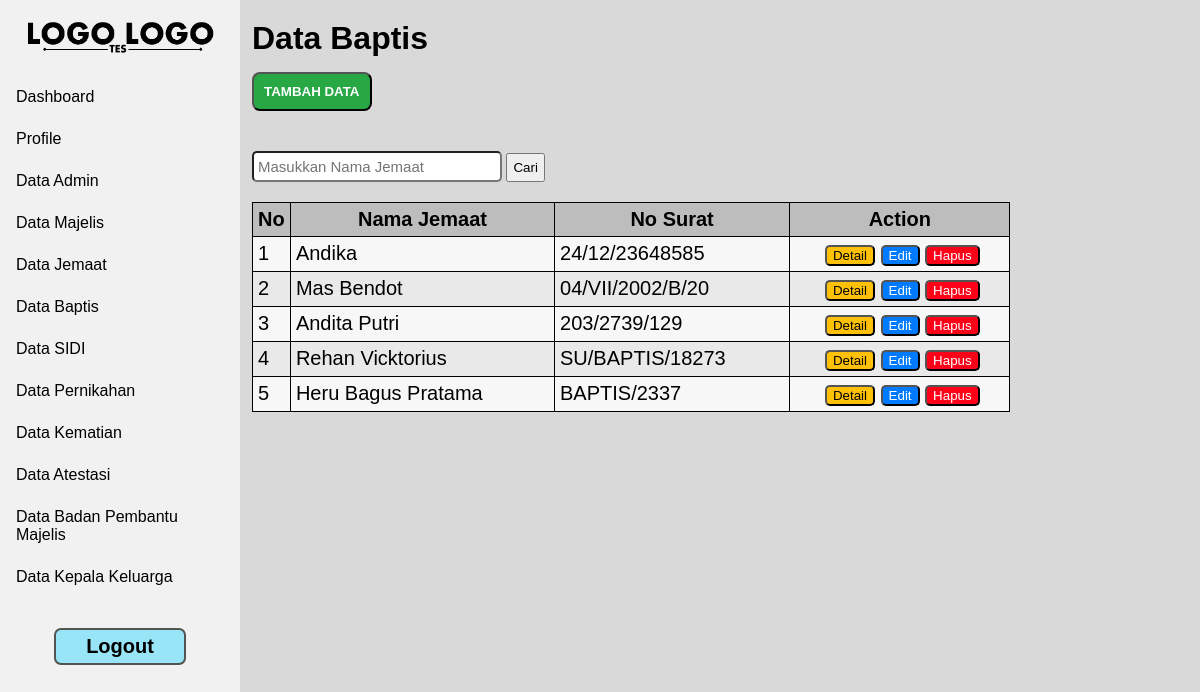
/admin/data_baptis.php (signed in), run on the app's committed database.
### tables this page shows
CREATE TABLE `baptis` (
  `nik` varchar(16) NOT NULL,
  `no_surat_baptis` varchar(150) NOT NULL,
  `tempat_baptis` varchar(250) NOT NULL,
  `tanggal_baptis` date NOT NULL,
  `nama_pendeta` varchar(250) NOT NULL
);

CREATE TABLE `jemaat` (
  `nik` varchar(16) NOT NULL,
  `no_kk` varchar(16) NOT NULL,
  `nama_jemaat` varchar(200) NOT NULL,
  `password` varchar(200) NOT NULL,
  `jenis_kelamin` varchar(9) NOT NULL,
  `tempat_lahir` varchar(150) NOT NULL,
  `tanggal_lahir` date NOT NULL,
  `pendidikan_terakhir` varchar(100) NOT NULL,
  `pekerjaan` varchar(150) NOT NULL,
  `blok` varchar(2) NOT NULL,
  `pepanthan` varchar(50) NOT NULL,
  `status_hubungan_keluarga` varchar(100) NOT NULL,
  `status_jemaat` varchar(50) NOT NULL,
  `no_handphone` varchar(13) NOT NULL,
  `provinsi_kk` varchar(150) NOT NULL,
  `kab_kota_kk` varchar(150) NOT NULL,
  `kecamatan_kk` varchar(150) NOT NULL,
  `kelurahan_kk` varchar(150) NOT NULL,
  `rw_kk` varchar(4) NOT NULL,
  `rt_kk` varchar(4) NOT NULL,
  `provinsi_domisili` varchar(150) NOT NULL,
  `kab_kota_domisili` varchar(150) NOT NULL,
  `kecamatan_domisili` varchar(150) NOT NULL,
  `kelurahan_domisili` varchar(150) NOT NULL,
  `rw_domisili` varchar(4) NOT NULL,
  `rt_domisili` varchar(4) NOT NULL
);

### admin/data_baptis.php (the view, shortened to what this page needs)
<!DOCTYPE html>
<html lang="en">
<head>
</head>
<body>
    <?php
        include "../session/session_login.php";
        include "navbar.php";
    ?>
    <div class="body-content">
        <h1>Data Baptis</h1>
        <a id="-" href="tambah_baptis.php"><button id="btn-tambah">TAMBAH DATA</button></a>
        <form action="" method="GET" id="search-bar">
            <input type="text" id="search" name="search" placeholder="Masukkan Nama Jemaat">
            <button type="submit" id="btn-cari">Cari</button>
        </form>
        <div class="tabel">
            <table id="tb-data">
                <tr id="tb-tr">
                    <th id="tb-th">No</th>
                    <th id="tb-th">Nama Jemaat</th>
                    <th id="tb-th">No Surat</th>
                    <th id="tb-th">Action</th>
                </tr>
                <?php
                $where = '';
                    $query=mysqli_query($konek_db, "SELECT * FROM baptis INNER JOIN jemaat ON baptis.nik = jemaat.nik".$where);
                    $id = 0;
                    while ($data = mysqli_fetch_array($query)){
                ?>
                <form action="" method="POST">
                    <tr id="tb-tr">
                        <?php
                            $id++;
                            echo "
                                <td id='tb-td'>".$id."</td>
                                <td id='tb-td'>".$data["nama_jemaat"]."</td>
                                <td id='tb-td'>".$data["no_surat_baptis"]."</td>
                                <td id='tb-td'>
                                    <div class='action'>
                                        <button name='detail' id='btn-detail'>Detail</button>
                                        <button name='edit' id='btn-edit'>Edit</button>
                                        <button name='hapus' id='btn-hapus'>Hapus</button>
                                    </div>
                                </td>
                            ";
                        ?>
                    </tr>
                </form>
                <?php
                    }
                ?>
            </table>
        </div>
    </div>
</body>
</html>

### css/style-navbar.css (style rules this page uses)
* { font-family: sans-serif; box-sizing: border-box; text-decoration: none; margin: 0; }
body { background-color: #D9D9D9; }
.body-content { padding-top: 20px; margin-left: 21%; overflow-y: scroll; -ms-overflow-style: none; scrollbar-width: none; height: 100%; }

### css/style-tb-btn.css (style rules this page uses)
#btn-tambah { background: #28a745; color: #ffffff; cursor: pointer; margin-top: 15px; margin-bottom: 40px; padding: 10px 10px; border-radius: 8px; font-weight: bold; }
#btn-hapus { background: #ff0019; color: #ffffff; cursor: pointer; border-radius: 5px; }
#btn-edit { background: #007bff; color: #ffffff; cursor: pointer; border-radius: 5px; }
#btn-detail { background: #ffc107; color: #000000; cursor: pointer; border-radius: 5px; }
#search { margin-bottom: 20px; padding: 5px 4px; border-radius: 5px; width: 250px; font-size: 15px; }
#btn-cari { padding: 5px; cursor: pointer; }
#tb-data { width: 80%; }
#tb-data, #tb-th { border: 1px solid; border-collapse: collapse; font-size: 20px; padding: 5px 0px; background-color: #bdbdbd; }
#tb-data, #tb-td { border: 1px solid; border-collapse: collapse; font-size: 20px; padding: 5px 0px; padding-left: 5px; }
#tb-tr { background-color: #e9e9e9; }
#tb-tr:nth-child(even) { background-color: #f7f7f7; }
.action { text-align: center; }
tr { vertical-align: top; }

### data on the page
baptis: jemaat.nama_jemaat "Andika", no_surat_baptis "24/12/23648585"
baptis: jemaat.nama_jemaat "Mas Bendot", no_surat_baptis "04/VII/2002/B/20"
baptis: jemaat.nama_jemaat "Andita Putri", no_surat_baptis "203/2739/129"
baptis: jemaat.nama_jemaat "Rehan Vicktorius", no_surat_baptis "SU/BAPTIS/18273"
baptis: jemaat.nama_jemaat "Heru Bagus Pratama", no_surat_baptis "BAPTIS/2337"
